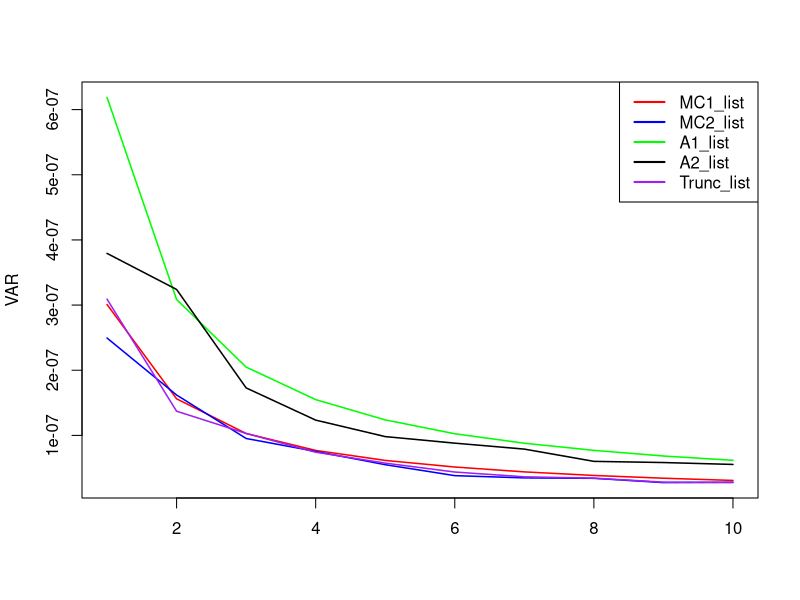
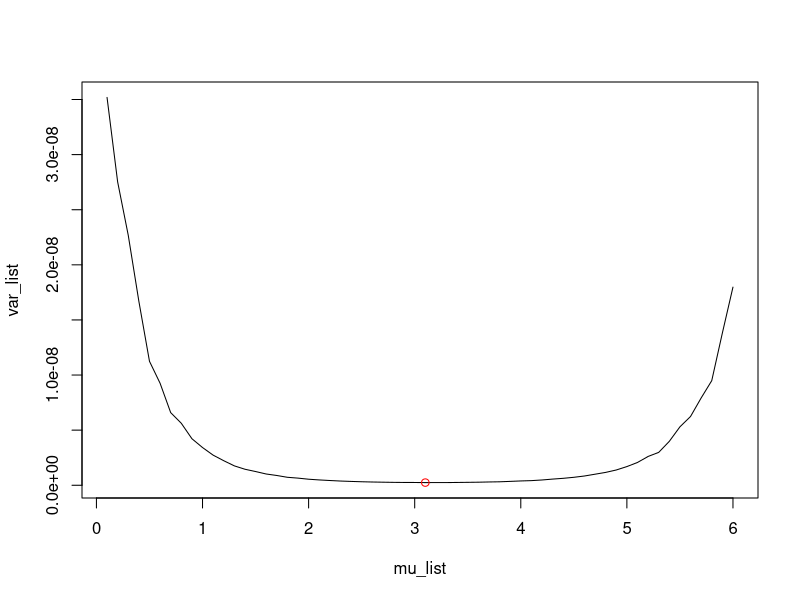
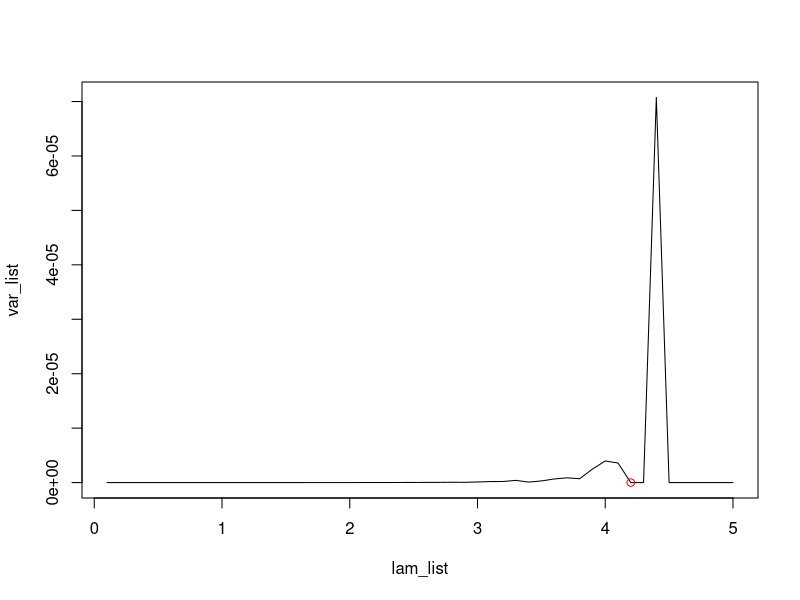

The R source for these figures, in order:
## ---- chunk 1
options(warn=-1)
## ---- chunk 2
MC_unif <- function(n){
  U <- runif(n,-3,3)
  h <- 1/(2*pi) * exp(-1/2 * U^2)
  return(c(mean(h), 1/n * var(h)))
  }
## ---- chunk 3
MC_norm <- function(n){
  X <- rnorm(n)
  h <- as.numeric((X <= 3) * (X >= -3))
  return(c(mean(h), 1/n * var(h)))
}
## ---- chunk 4
MC_unif_ant <- function(n){
  U <- runif(n,-3,3)
  AU <- - U
  h <- function(u){return(1/(2*pi) * exp(-1/2 * u^2))}
  I <- 1 / (2*n) * sum(h(U) - h(AU))
  V <- MC_unif(n)[2] * (1 + cor(h(U),h(AU)))
  return(c(I,V))
  }
## ---- chunk 5
n <- 10000

MC1 <- MC_unif(n)
MC2 <- MC_norm(n)
A1 <- MC_unif_ant(n)

Var <- matrix(c(MC1[2],MC2[2],A1[2]), nrow = 1, ncol = 3)
colnames(Var) <- c("MC_unif", "MC_norm", "MC_unif_att")
rownames(Var) <- "Variances"
print(Var)
## ---- chunk 6
library(microbenchmark)
test <- microbenchmark(MC1,MC2,A1)

C1 <- median(test$time[test$expr == 'MC1'])
C2 <- median(test$time[test$expr == 'MC2'])
C3 <- median(test$time[test$expr == 'A1'])

eff_ratio1 <- (C1 * MC1[2]) / (C2 * MC2[2])
eff_ratio2 <- (C1 * MC1[2]) / (C3 * A1[2])
eff_ratio3 <- (C2 * MC2[2]) / (C3 * A1[2])

paste0("Ration between MC_unif and MC_norm = ",eff_ratio1)
paste0("Ration between MC_unif and MC_unif_att = ",eff_ratio2)
paste0("Ration between MC_norm and MC_unif_att = ",eff_ratio3)
## ---- chunk 7
MC_norm_ant <- function(n){
  X <- rnorm(n)
  AX <- -X
  h <- function(x){return(as.numeric((x <= 3) * (x >= -3)))}
  I <- 1 / (2*n) * sum(h(X) - h(AX))
  V <- MC_norm(n)[2] * (1 + cor(h(X),h(AX)))
  return(c(I,V))
  }
## ---- chunk 8
A2 <- MC_norm_ant(n)

Var <- cbind(Var,A2[2])
colnames(Var)[4] <- "MC_norm_att"
print(Var)
## ---- chunk 9
test2 <- microbenchmark(A2)

C4 <- median(test2$time)

eff_ratio1A <- (C1 * MC1[2]) / (C4 * A2[2])
eff_ratio2A <- (C2 * MC2[2]) / (C4 * A2[2])
eff_ratio3A <- (C3 * A1[2]) / (C4 * A2[2])

paste0("Ration between MC_unif and MC_norm_ant = ",eff_ratio1A)
paste0("Ration between MC_norm and MC_norm_ant = ",eff_ratio2A)
paste0("Ration between MC_unif_att and MC_norm_ant = ",eff_ratio3A)
## ---- chunk 10
rnorm_trunc <- function(n){
  X <- rnorm(n)
  return(as.numeric(X >= -3) * (X <= 3))
}
## ---- chunk 11
MC_trunc_norm <- function(n){
  X <- rnorm_trunc(n)
  return(c(mean(X), 1/n * var(X)))
}
## ---- chunk 12
n_list <- seq(10000,100000,10000)

MC1_list <- numeric(0)
MC2_list <- numeric(0)
A1_list <- numeric(0)
A2_list<- numeric(0)
Trunc_list <- numeric(0)

for (n in n_list){
  MC1_list <- append(MC1_list,MC_unif(n)[2])
  MC2_list <- append(MC2_list,MC_norm(n)[2])
  A1_list <- append(A1_list,MC_unif_ant(n)[2])
  A2_list <- append(A2_list,MC_norm_ant(n)[2])
  Trunc_list <- append(Trunc_list,MC_trunc_norm(n)[2])
}

VAR <- matrix(c(MC1_list,MC2_list,A1_list,A2_list,Trunc_list),nrow = length(n_list),ncol = 5)
colnames(VAR) <- c("MC1_list","MC2_list","A1_list","A2_list","Trunc_list")
colors <- c("red","blue","green","black","purple")

matplot(VAR, type = "l", lty = 1, lwd = 1.5, col = colors)
legend("topright", legend = colnames(VAR), col = colors, lty = 1, lwd = 2)
## ---- chunk 13
Trunc <- MC_trunc_norm(n)

Var <- cbind(Var,Trunc[2])
colnames(Var)[5] <- "MC_trunc_norm"
print(Var)
## ---- chunk 14
test3 <- microbenchmark(Trunc)

C5 <- median(test3$time)

eff_ratio1T <- (C1 * MC1[2]) / (C5 * Trunc[2])
eff_ratio2T <- (C2 * MC2[2]) / (C5 * Trunc[2])
eff_ratio3T <- (C3 * A1[2]) / (C5 * Trunc[2])
eff_ratio4T <- (C4 * A2[2]) / (C5 * Trunc[2])

paste0("Ration between MC_unif and MC_trunc_norm = ",eff_ratio1T)
paste0("Ration between MC_norm and MC_trunc_norm = ",eff_ratio2T)
paste0("Ration between MC_unif_att and MC_trunc_norm = ",eff_ratio3T)
paste0("Ration between MC_norm_ant and MC_trunc_norm = ",eff_ratio4T)
## ---- chunk 15
MC_norm2 <- function(n){
  X <- rnorm(n)
  h <- as.numeric((X >= 3))
  return(c(1 - 2*mean(h), 4/n * var(h)))
}
## ---- chunk 16
IS_norm <- function(n,mu){
  X <- rnorm(n,mu,1)
  fh <- function(x){return(1/(2*pi) * exp(-1/2 * x^2) * (x >= 3))}
  g <- function(x){return((1/(2*pi) * exp(-1/2 * (x - mu)^2)))}
  I <- fh(X)/g(X)
  return(c(1 - 2*mean(I), 4/n * var(I)))
}
## ---- chunk 17
mu_list <- seq(0.1,6,0.1)

var_list <- numeric(0)
for (mu in mu_list){
  var_list <- append(var_list, IS_norm(n,mu)[2])
}

mu_opt <- mu_list[which.min(var_list)]

plot(mu_list,var_list,type="l")
points(mu_opt,min(var_list),col="red")


paste0("mu optimal is ", mu_opt)
## ---- chunk 18
IS_norm_ant <- function(n,mu){
  X <- rnorm(n,mu,1)
  AX <- 2 * mu - X
  fh <- function(x){return(na.omit(1/(2*pi) * exp(-1/2 * x^2) * (x >= 3)))}
  g <- function(x){return(na.omit(1/(2*pi) * exp(-1/2 * (x - mu)^2)))} 
  
  I <- (1/(2*n) * sum((fh(X)/g(X)) - (fh(AX)/g(AX))))
  V <- MC_norm2(n)[2] * (1 + cor(fh(X)/g(X),fh(AX)/g(AX)))
  return(c(1 - 2*I, V))
}
## ---- chunk 19
MC1_2 <- MC_norm2(n)
IS1 <- IS_norm(n,mu_opt)
IS2 <- IS_norm_ant(n,mu_opt)

Var2 <- matrix(c(MC1_2[2],IS1[2],IS2[2]),nrow = 1, ncol = 3)
colnames(Var2) <- c("MC_norm2","IS_norm","IS_norm_ant")
rownames(Var2) <- "Variances"
print(Var2)
## ---- chunk 20
IS_exp <- function(n,lam){
  U <- runif(n)
  X <- -1/lam * log(U)
  fh <- function(x){return(na.omit(1/(2*pi) * exp(-1/2 * x^2) * (x >= 3)))}
  g <- function(x){return(na.omit(lam * exp(-lam * x)))}
  I <- fh(X)/g(X)
  return(c(1 - 2*mean(I), 4/n * var(I)))
}
## ---- chunk 21
lam_list <- seq(0.1,5,0.1)

var_list <- numeric(0)
for (lam in lam_list){
  var_list <- append(var_list, IS_exp(n,lam)[2])
}

lam_opt <- lam_list[which.min(var_list)]
plot(lam_list,var_list,type="l")
points(lam_opt,min(var_list),col="red")

paste0("lambda optimal is ", lam_opt)
## ---- chunk 22
IS_exp_ant <- function(n,lam){
  U <- runif(n,0,1)
  X <- -1/lam * log(U)
  AX <- -1/lam * (log(1-U))
  fh <- function(x){return(na.omit(1/(2*pi) * exp(-1/2 * x^2) * (x >= 3)))}
  g <- function(x){return(na.omit(lam * exp(-lam * x)))} 
  I <- 1/(2*n) * sum((fh(X)/g(X)) - (fh(AX)/g(AX)))
  V <- MC_norm2(n)[2] * (1 + cor(fh(X)/g(X),fh(AX)/g(AX)))
  return(c(1 - 2*I, V))
}


U <- runif(n,0,1)
X <- -1/lam * log(U)
AX <- -1/lam * (log(1-U))
fh <- function(x){return(na.omit(1/(2*pi) * exp(-1/2 * x^2) * (x >= 3)))}
g <- function(x){return(na.omit(lam * exp(-lam * x)))} 
## ---- chunk 23
IS3 <- IS_exp(n,lam_opt)
IS4 <- IS_exp_ant(n,lam_opt)

Var2 <- cbind(Var2,IS3[2],IS4[2])
colnames(Var2)[4:5] <- c("IS_exp","IS_exp_ant")
print(Var2)
## ---- chunk 24
MC_exp_int <- function(n){
  X <- rexp(n,1)
  h <- X^2
  return(c(mean(h), 1/n * var(h)))
}
## ---- chunk 25
CV_exp_int <- function(n){
  X <- rexp(n,1)
  h <- function(x){return(x^2)}
  h0 <- function(x){return(x)}
  In <- function(n,x,b){return(1/n * sum(h(x) - b * (h0(x) - 1)))}
  Vn <- function(n,x,b){return(1/n * (var(h(x)) + b^2*var(h0(x)) - 2 * b * cov(h(x),h0(x))))}
  
  n_train <- floor(n * 0.1)
  idx_train <- sample.int(n,n_train)
  X_train <- X[idx_train]
  X_test  <- X[-idx_train] 
  n_test <- length(X_test)
  
  b_opt <- cov(h(X_train) , h0(X_train)) / var(h0(X_train))
  return(c(In(n_test,X_test,b_opt), Vn(n_test,X_test,b_opt)))
}
## ---- chunk 26
MC_exp <- MC_exp_int(n)
CV_exp <- CV_exp_int(n)

Var_exp <- matrix(c(MC_exp[2],CV_exp[2]), nrow = 1, ncol = 2)
colnames(Var_exp) <- c("MC_exp_int", "CV_exp_int")
rownames(Var_exp) <- "Variances"
print(Var_exp)
## ---- chunk 27
test_exp <- microbenchmark(MC_exp,CV_exp)

C1_exp <- median(test_exp$time[test_exp$expr == 'MC_exp'])
C2_exp <- median(test_exp$time[test_exp$expr == 'CV_exp'])

eff_ratio_exp <- (C1_exp * MC_exp[2]) / (C2_exp * CV_exp[2])

paste0("Ration between MC_exp_int and CV_exp_int = ",eff_ratio_exp)
